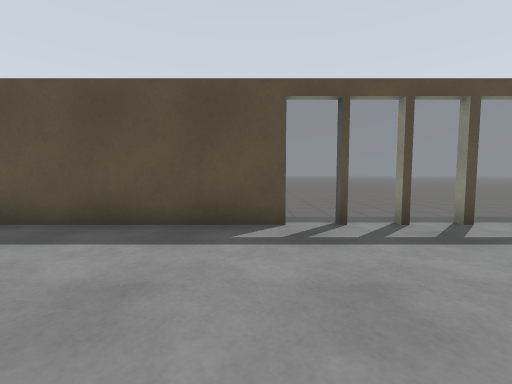
View 1 (above)

13 first-person views from a walk through a world built for the Gazebo simulator. The camera is 0.94 m above the floor, tilts 4° down and sees 90° across. Floor lines are 1 m apart. The floor is counted in squares, 1 m on a side. Each view is taken from the middle of a square. On the plan, view 1 faces up. The plan holds only what a view shows up to about 10 squares ahead; the rest is blank.

View 2
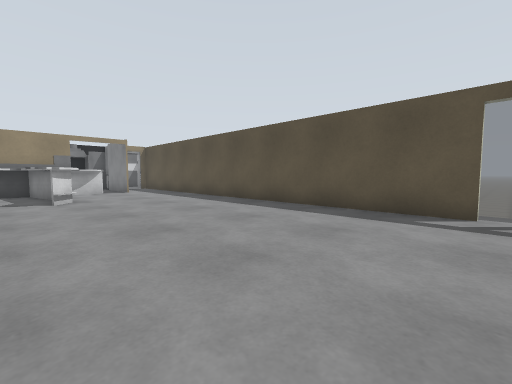

View 3
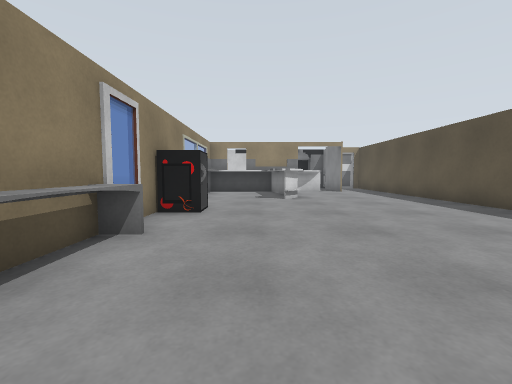

View 4
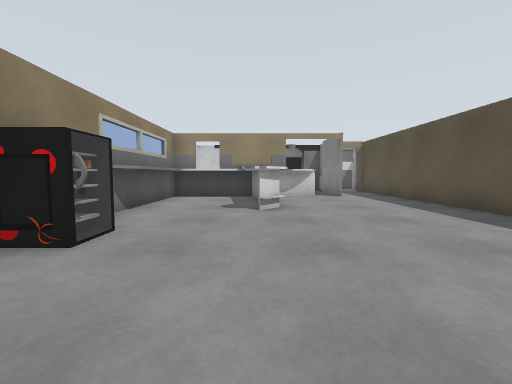

View 5
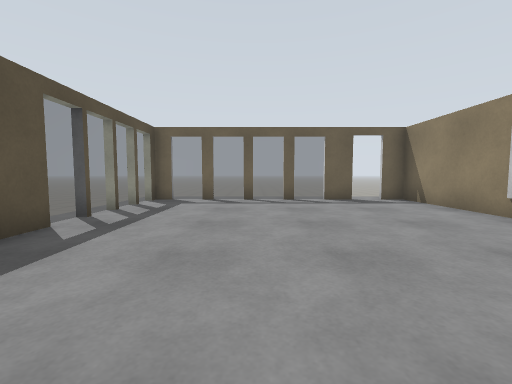

View 6
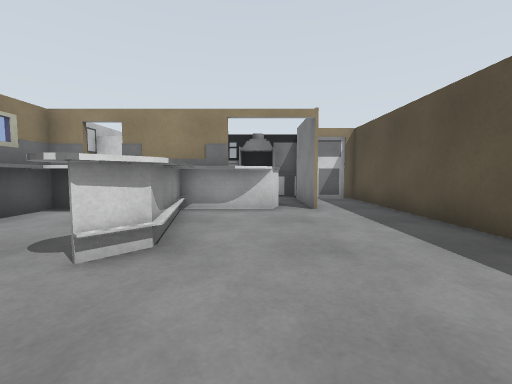

View 7
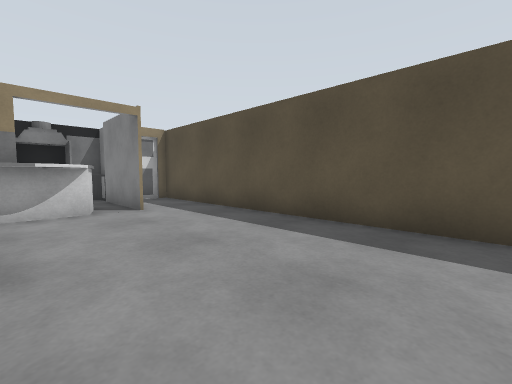

View 8
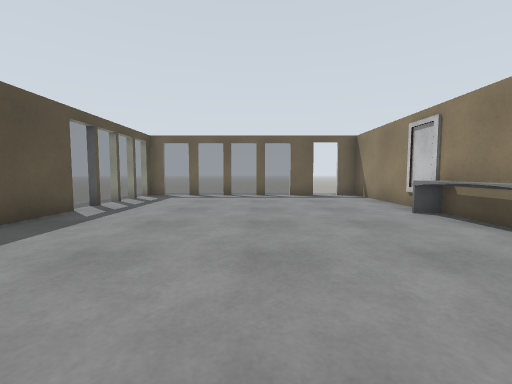

View 9
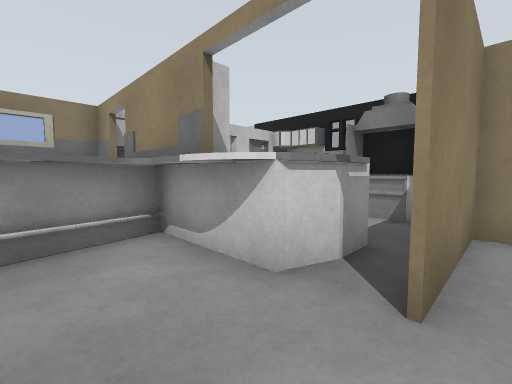

View 10
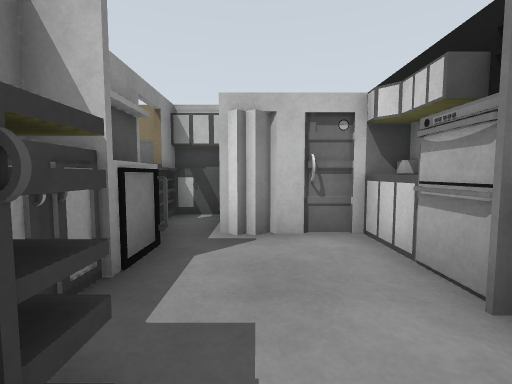

View 11
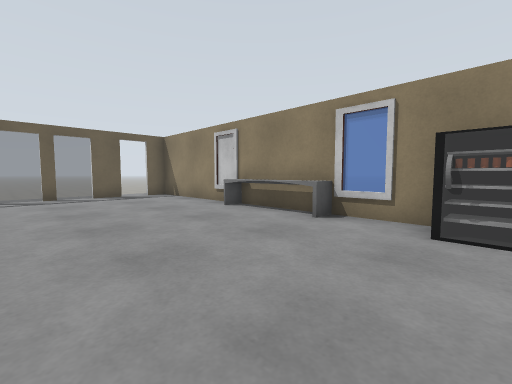

View 12
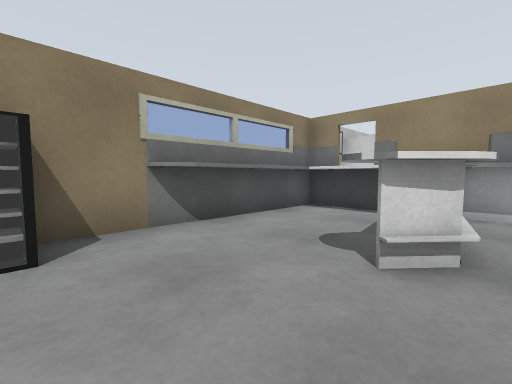

View 13
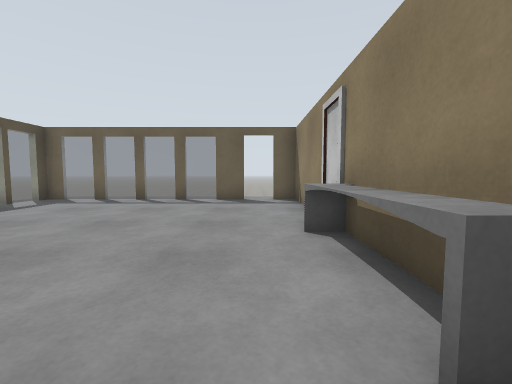

### Floor plan
Key: @ floor where view 1 was taken; # wall or solid block; . main floor; - floor 0.25 m lower than the main floor; = window, fence, low wall or low ledge.
Columns run from 17 left of view 1 to 6 right of it. Each row starts with its distance up from view 1.
  7                   -----
  6                   -----
  5  #################=====
  4  #.................... =
  3 #####..................=
  2 #......................=
  1 #..##..................=
  0 #...#..##........@.....=
 -1 #..=#####..............=
 -2 ######.................#
 -3   ####..... ............
 -4   ################....#
 -5          ## ##   ######

Where each view was taken, in squares from view 1:
view 1: 0 up, 0 right, facing up
view 2: 2 down, 1 right, facing up-left
view 3: 2 down, 1 right, facing left
view 4: 1 down, 2 left, facing left
view 5: 1 up, 4 left, facing right
view 6: 1 up, 6 left, facing left
view 7: 0 up, 6 left, facing up-left
view 8: 0 up, 6 left, facing right
view 9: 3 up, 11 left, facing down-left
view 10: 2 up, 15 left, facing down
view 11: 1 up, 6 left, facing down-right
view 12: 0 up, 6 left, facing down-left
view 13: 3 down, 4 left, facing right
